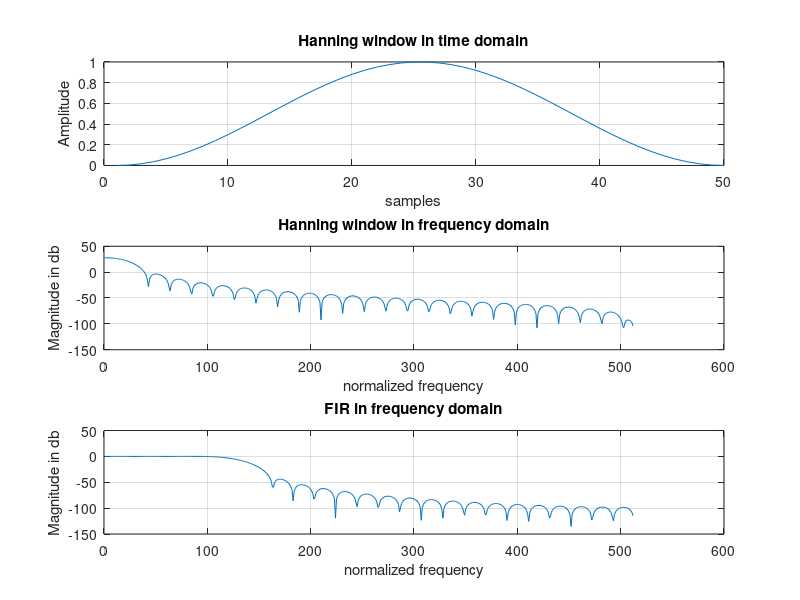

Recreate this plot in MATLAB.
%title : FIR filter response using Hanning.

clear all;

wc = 0.25;
l = 50;
p = hann(l);

subplot(3,1,1);
plot(p);
grid on;
title('Hanning window in time domain');
xlabel('samples');
ylabel('Amplitude');

r = freqz(p);
q = 20*log10(abs(r));

subplot(3,1,2);
plot(q);
grid on;
title('Hanning window in frequency domain');
xlabel('normalized frequency');
ylabel('Magnitude in db');

w = fir1(l-1, wc, p);

z = freqz(w);
y = 20*log10(abs(z));

subplot(3,1,3);
plot(y);
grid on;
title('FIR in frequency domain');
xlabel('normalized frequency');
ylabel('Magnitude in db');


